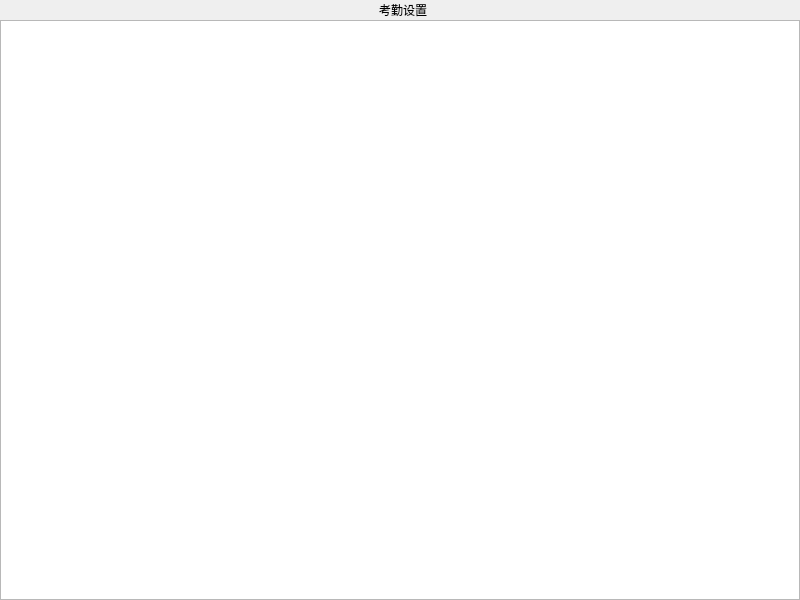
<?xml version="1.0" encoding="UTF-8"?>
<ui version="4.0">
 <class>ui_attendance_setting</class>
 <widget class="QMainWindow" name="ui_attendance_setting">
  <property name="geometry">
   <rect>
    <x>0</x>
    <y>0</y>
    <width>800</width>
    <height>600</height>
   </rect>
  </property>
  <property name="windowTitle">
   <string>MainWindow</string>
  </property>
  <widget class="QWidget" name="centralwidget">
   <layout class="QVBoxLayout" name="verticalLayout" stretch="0,0">
    <property name="spacing">
     <number>0</number>
    </property>
    <property name="leftMargin">
     <number>0</number>
    </property>
    <property name="topMargin">
     <number>0</number>
    </property>
    <property name="rightMargin">
     <number>0</number>
    </property>
    <property name="bottomMargin">
     <number>0</number>
    </property>
    <item>
     <widget class="QWidget" name="attendance_title_widget" native="true">
      <property name="styleSheet">
       <string notr="true"/>
      </property>
      <layout class="QHBoxLayout" name="horizontalLayout" stretch="1,1,2,2">
       <property name="spacing">
        <number>6</number>
       </property>
       <property name="leftMargin">
        <number>0</number>
       </property>
       <property name="topMargin">
        <number>0</number>
       </property>
       <property name="rightMargin">
        <number>0</number>
       </property>
       <property name="bottomMargin">
        <number>0</number>
       </property>
       <item alignment="Qt::AlignLeft|Qt::AlignVCenter">
        <widget class="clicked_Label" name="attendance_back_btn" native="true">
         <property name="text" stdset="0">
          <string/>
         </property>
        </widget>
       </item>
       <item>
        <spacer name="horizontalSpacer">
         <property name="orientation">
          <enum>Qt::Horizontal</enum>
         </property>
         <property name="sizeHint" stdset="0">
          <size>
           <width>37</width>
           <height>20</height>
          </size>
         </property>
        </spacer>
       </item>
       <item>
        <widget class="QLabel" name="attendance_title_label">
         <property name="styleSheet">
          <string notr="true"/>
         </property>
         <property name="text">
          <string>考勤设置</string>
         </property>
         <property name="alignment">
          <set>Qt::AlignCenter</set>
         </property>
        </widget>
       </item>
       <item>
        <spacer name="horizontalSpacer_2">
         <property name="orientation">
          <enum>Qt::Horizontal</enum>
         </property>
         <property name="sizeHint" stdset="0">
          <size>
           <width>78</width>
           <height>20</height>
          </size>
         </property>
        </spacer>
       </item>
      </layout>
     </widget>
    </item>
    <item>
     <widget class="QListView" name="attendance_listView"/>
    </item>
   </layout>
  </widget>
 </widget>
 <customwidgets>
  <customwidget>
   <class>clicked_Label</class>
   <extends>QWidget</extends>
   <header location="global">clicked_label.hpp</header>
  </customwidget>
 </customwidgets>
 <resources/>
 <connections/>
</ui>
